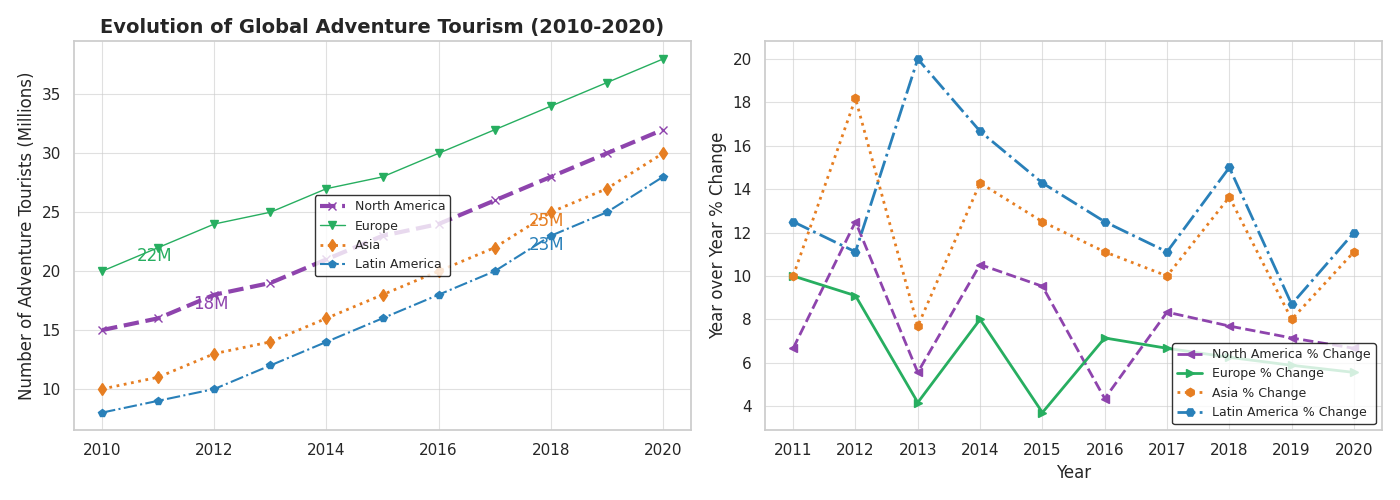

Reproduce this figure in Python.
import matplotlib.pyplot as plt
import numpy as np
from matplotlib.ticker import MaxNLocator

years = np.arange(2010, 2021)

north_america = np.array([15, 16, 18, 19, 21, 23, 24, 26, 28, 30, 32])
europe = np.array([20, 22, 24, 25, 27, 28, 30, 32, 34, 36, 38])
asia = np.array([10, 11, 13, 14, 16, 18, 20, 22, 25, 27, 30])
latin_america = np.array([8, 9, 10, 12, 14, 16, 18, 20, 23, 25, 28])

percent_change_na = np.diff(north_america) / north_america[:-1] * 100
percent_change_eu = np.diff(europe) / europe[:-1] * 100
percent_change_asia = np.diff(asia) / asia[:-1] * 100
percent_change_la = np.diff(latin_america) / latin_america[:-1] * 100

fig, axs = plt.subplots(1, 2, figsize=(14, 5))

# New color set
colors = ['#8e44ad', '#27ae60', '#e67e22', '#2980b9']

axs[0].plot(years, north_america, label='North America', marker='x', color=colors[0], linestyle='--', linewidth=3)
axs[0].plot(years, europe, label='Europe', marker='v', color=colors[1], linestyle='-', linewidth=1)
axs[0].plot(years, asia, label='Asia', marker='d', color=colors[2], linestyle=':', linewidth=2)
axs[0].plot(years, latin_america, label='Latin America', marker='p', color=colors[3], linestyle='-.', linewidth=1.5)

for region, color, data in zip(
    ['North America', 'Europe', 'Asia', 'Latin America'],
    colors,
    [north_america, europe, asia, latin_america]
):
    turning_point_index = np.argmax(np.diff(data))
    axs[0].annotate(f"{data[turning_point_index + 1]}M",
                    (years[turning_point_index + 1], data[turning_point_index + 1]),
                    textcoords="offset points", xytext=(10,-10), ha='right', color=color)

axs[0].set_title("Evolution of Global Adventure Tourism (2010-2020)", fontsize=14, fontweight='bold')
axs[0].set_ylabel("Number of Adventure Tourists (Millions)", fontsize=12)
axs[0].legend(loc='center', fontsize=9, edgecolor='black')
axs[0].grid(True, linestyle='-', linewidth=0.8, alpha=0.6)
axs[0].xaxis.set_major_locator(MaxNLocator(integer=True))

axs[1].plot(years[1:], percent_change_na, label='North America % Change', marker='<', color=colors[0], linestyle='--', linewidth=2)
axs[1].plot(years[1:], percent_change_eu, label='Europe % Change', marker='>', color=colors[1], linestyle='-', linewidth=2)
axs[1].plot(years[1:], percent_change_asia, label='Asia % Change', marker='h', color=colors[2], linestyle=':', linewidth=2)
axs[1].plot(years[1:], percent_change_la, label='Latin America % Change', marker='H', color=colors[3], linestyle='-.', linewidth=2)

axs[1].set_xlabel("Year", fontsize=12)
axs[1].set_ylabel("Year over Year % Change", fontsize=12)
axs[1].legend(loc='lower right', fontsize=9, edgecolor='black')
axs[1].grid(True, linestyle='-', linewidth=0.8, alpha=0.6)
axs[1].xaxis.set_major_locator(MaxNLocator(integer=True))

plt.tight_layout()
plt.show()
